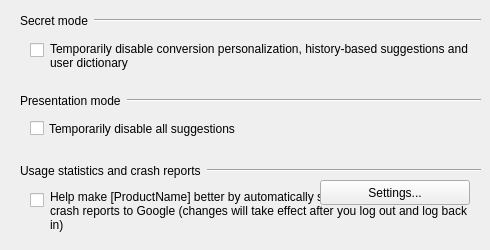
    <widget class="QWidget" name="privacyTab">
     <attribute name="title">
      <string>Privacy</string>
     </attribute>
     <widget class="QCheckBox" name="usageStatsCheckBox">
      <property name="geometry">
       <rect>
        <x>30</x>
        <y>190</y>
        <width>20</width>
        <height>20</height>
       </rect>
      </property>
      <property name="sizePolicy">
       <sizepolicy hsizetype="Minimum" vsizetype="Fixed">
        <horstretch>0</horstretch>
        <verstretch>0</verstretch>
       </sizepolicy>
      </property>
      <property name="text">
       <string/>
      </property>
      <property name="tristate">
       <bool>false</bool>
      </property>
     </widget>
     <widget class="QLabel" name="usageStatsMessage">
      <property name="geometry">
       <rect>
        <x>50</x>
        <y>180</y>
        <width>421</width>
        <height>61</height>
       </rect>
      </property>
      <property name="text">
       <string>Help make [ProductName] better by automatically sending usage statistics and crash reports to Google (changes will take effect after you log out and log back in)</string>
      </property>
      <property name="wordWrap">
       <bool>true</bool>
      </property>
     </widget>
     <widget class="QWidget" name="horizontalLayoutWidget_16">
      <property name="geometry">
       <rect>
        <x>20</x>
        <y>160</y>
        <width>461</width>
        <height>21</height>
       </rect>
      </property>
      <layout class="QHBoxLayout" name="horizontalLayout_18">
       <item>
        <widget class="QLabel" name="usageStatsLabel">
         <property name="text">
          <string>Usage statistics and crash reports</string>
         </property>
        </widget>
       </item>
       <item>
        <widget class="Line" name="usageStatsLine">
         <property name="sizePolicy">
          <sizepolicy hsizetype="MinimumExpanding" vsizetype="Fixed">
           <horstretch>0</horstretch>
           <verstretch>0</verstretch>
          </sizepolicy>
         </property>
         <property name="orientation">
          <enum>Qt::Horizontal</enum>
         </property>
        </widget>
       </item>
      </layout>
     </widget>
     <widget class="QWidget" name="horizontalLayoutWidget_18">
      <property name="geometry">
       <rect>
        <x>20</x>
        <y>10</y>
        <width>461</width>
        <height>21</height>
       </rect>
      </property>
      <layout class="QHBoxLayout" name="horizontalLayout_20">
       <item>
        <widget class="QLabel" name="label_10">
         <property name="text">
          <string>Secret mode</string>
         </property>
        </widget>
       </item>
       <item>
        <widget class="Line" name="line_11">
         <property name="sizePolicy">
          <sizepolicy hsizetype="MinimumExpanding" vsizetype="Fixed">
           <horstretch>0</horstretch>
           <verstretch>0</verstretch>
          </sizepolicy>
         </property>
         <property name="orientation">
          <enum>Qt::Horizontal</enum>
         </property>
        </widget>
       </item>
      </layout>
     </widget>
     <widget class="QCheckBox" name="incognitoModeCheckBox">
      <property name="geometry">
       <rect>
        <x>30</x>
        <y>40</y>
        <width>20</width>
        <height>20</height>
       </rect>
      </property>
      <property name="sizePolicy">
       <sizepolicy hsizetype="Minimum" vsizetype="Fixed">
        <horstretch>0</horstretch>
        <verstretch>0</verstretch>
       </sizepolicy>
      </property>
      <property name="text">
       <string/>
      </property>
      <property name="tristate">
       <bool>false</bool>
      </property>
     </widget>
     <widget class="QLabel" name="incognitoModeMessage">
      <property name="geometry">
       <rect>
        <x>50</x>
        <y>30</y>
        <width>421</width>
        <height>51</height>
       </rect>
      </property>
      <property name="text">
       <string>Temporarily disable conversion personalization, history-based suggestions and user dictionary</string>
      </property>
      <property name="wordWrap">
       <bool>true</bool>
      </property>
     </widget>
     <widget class="QPushButton" name="launchAdministrationDialogButtonForUsageStats">
      <property name="geometry">
       <rect>
        <x>320</x>
        <y>180</y>
        <width>150</width>
        <height>25</height>
       </rect>
      </property>
      <property name="minimumSize">
       <size>
        <width>150</width>
        <height>0</height>
       </size>
      </property>
      <property name="maximumSize">
       <size>
        <width>150</width>
        <height>16777215</height>
       </size>
      </property>
      <property name="text">
       <string>Settings...</string>
      </property>
     </widget>
     <widget class="QCheckBox" name="presentationModeCheckBox">
      <property name="geometry">
       <rect>
        <x>30</x>
        <y>120</y>
        <width>441</width>
        <height>17</height>
       </rect>
      </property>
      <property name="text">
       <string>Temporarily disable all suggestions</string>
      </property>
     </widget>
     <widget class="QWidget" name="horizontalLayoutWidget_19">
      <property name="geometry">
       <rect>
        <x>20</x>
        <y>90</y>
        <width>461</width>
        <height>21</height>
       </rect>
      </property>
      <layout class="QHBoxLayout" name="horizontalLayout_21">
       <item>
        <widget class="QLabel" name="label_12">
         <property name="text">
          <string>Presentation mode</string>
         </property>
        </widget>
       </item>
       <item>
        <widget class="Line" name="line_12">
         <property name="sizePolicy">
          <sizepolicy hsizetype="MinimumExpanding" vsizetype="Fixed">
           <horstretch>0</horstretch>
           <verstretch>0</verstretch>
          </sizepolicy>
         </property>
         <property name="orientation">
          <enum>Qt::Horizontal</enum>
         </property>
        </widget>
       </item>
      </layout>
     </widget>
    </widget>
